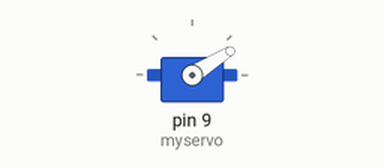
The sketch below on a simulated Arduino Uno, built with avr-gcc and run on an emulated ATmega328P. Shown: servo.

Above: at 0.1 s.
At 8.8 s:
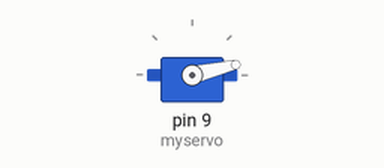
Timing chart, 0 to 10.3 s (numbered marks = the images above):
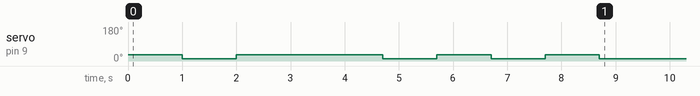

The sketch:

sv001.ino
```cpp
#include <Servo.h>

#define ONECLICK myservo.write(32); \
  delay(1000); \
   myservo.write(13); \
   delay(1000); \

   #define TWOCLICK myservo.write(32); \
  delay(2700); \
   myservo.write(13); \
   delay(1000); \

Servo myservo;

void setup()
{
  myservo.attach(9, 500, 2400);
ONECLICK
 TWOCLICK
ONECLICK
ONECLICK
}

void loop()
{
  /*delay(500);
  myservo.write(29);
  delay(500);*/
  myservo.write(13);
}
```
